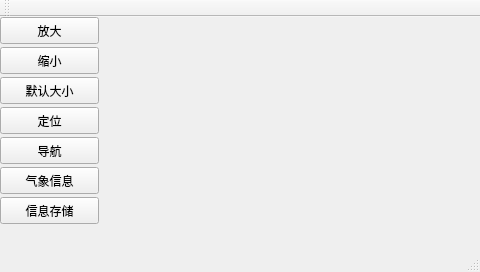
<?xml version="1.0" encoding="UTF-8"?>
<ui version="4.0">
 <class>MainWindow</class>
 <widget class="QMainWindow" name="MainWindow">
  <property name="geometry">
   <rect>
    <x>0</x>
    <y>0</y>
    <width>480</width>
    <height>272</height>
   </rect>
  </property>
  <property name="windowTitle">
   <string>MainWindow</string>
  </property>
  <widget class="QWidget" name="centralWidget">
   <widget class="QWidget" name="gridLayoutWidget">
    <property name="geometry">
     <rect>
      <x>110</x>
      <y>0</y>
      <width>361</width>
      <height>201</height>
     </rect>
    </property>
    <layout class="QGridLayout" name="gridLayout"/>
   </widget>
   <widget class="QPushButton" name="pushButton_enlagre">
    <property name="geometry">
     <rect>
      <x>0</x>
      <y>0</y>
      <width>99</width>
      <height>27</height>
     </rect>
    </property>
    <property name="layoutDirection">
     <enum>Qt::LeftToRight</enum>
    </property>
    <property name="text">
     <string>放大</string>
    </property>
   </widget>
   <widget class="QPushButton" name="pushButton_reduce">
    <property name="geometry">
     <rect>
      <x>0</x>
      <y>30</y>
      <width>99</width>
      <height>27</height>
     </rect>
    </property>
    <property name="text">
     <string>缩小</string>
    </property>
   </widget>
   <widget class="QPushButton" name="pushButton_resume">
    <property name="geometry">
     <rect>
      <x>0</x>
      <y>60</y>
      <width>99</width>
      <height>27</height>
     </rect>
    </property>
    <property name="layoutDirection">
     <enum>Qt::LeftToRight</enum>
    </property>
    <property name="text">
     <string>默认大小</string>
    </property>
   </widget>
   <widget class="QPushButton" name="pushButton_locate">
    <property name="geometry">
     <rect>
      <x>0</x>
      <y>90</y>
      <width>99</width>
      <height>27</height>
     </rect>
    </property>
    <property name="text">
     <string>定位</string>
    </property>
   </widget>
   <widget class="QPushButton" name="pushButton_navigation">
    <property name="geometry">
     <rect>
      <x>0</x>
      <y>120</y>
      <width>99</width>
      <height>27</height>
     </rect>
    </property>
    <property name="text">
     <string>导航</string>
    </property>
   </widget>
   <widget class="QPushButton" name="pushButton_weather">
    <property name="geometry">
     <rect>
      <x>0</x>
      <y>150</y>
      <width>99</width>
      <height>27</height>
     </rect>
    </property>
    <property name="text">
     <string>气象信息</string>
    </property>
   </widget>
   <widget class="QPushButton" name="pushButton_storage">
    <property name="geometry">
     <rect>
      <x>0</x>
      <y>180</y>
      <width>99</width>
      <height>27</height>
     </rect>
    </property>
    <property name="text">
     <string>信息存储</string>
    </property>
   </widget>
  </widget>
  <widget class="QMenuBar" name="menuBar">
   <property name="geometry">
    <rect>
     <x>0</x>
     <y>0</y>
     <width>480</width>
     <height>31</height>
    </rect>
   </property>
  </widget>
  <widget class="QToolBar" name="mainToolBar">
   <attribute name="toolBarArea">
    <enum>TopToolBarArea</enum>
   </attribute>
   <attribute name="toolBarBreak">
    <bool>false</bool>
   </attribute>
  </widget>
  <widget class="QStatusBar" name="statusBar"/>
 </widget>
 <layoutdefault spacing="6" margin="11"/>
 <resources/>
 <connections/>
</ui>
